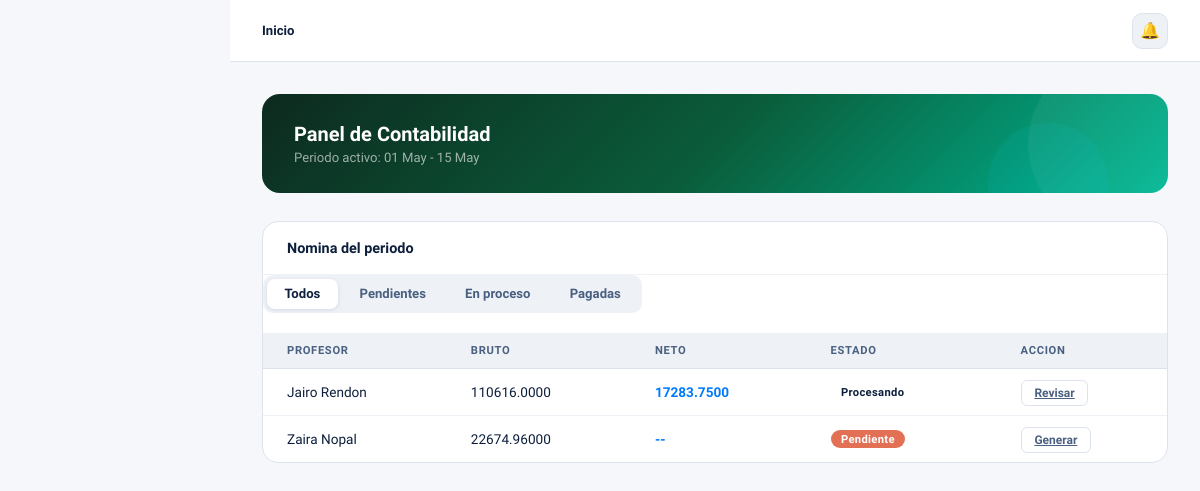
The page /contabilidad/ on the database its author committed.
### Contabilidad/models.py (models this page shows, shortened)
class Nomina(models.Model):
    ESTADOS = [
        ("pendiente", "Pendiente"),
        ("procesando", "Procesando"),
        ("pagada", "Pagada"),
    ]
    profesor = models.ForeignKey("Profesores.Profesor", on_delete=models.PROTECT)
    periodo = models.ForeignKey("Periodo", on_delete=models.PROTECT)
    total_bruto = models.DecimalField(max_digits=12, decimal_places=4)
    total_percepciones = models.DecimalField(max_digits=12, decimal_places=4)
    total_impuestos = models.DecimalField(max_digits=12, decimal_places=4)
    total_deducciones = models.DecimalField(max_digits=12, decimal_places=4)
    total_neto = models.DecimalField(max_digits=12, decimal_places=4)
    fecha_de_generacion = models.DateTimeField(auto_now_add=True)
    estado = models.CharField(max_length=20, choices=ESTADOS, default="procesando")

### Profesores/models.py (models this page shows, shortened)
class Profesor(models.Model):
    ESTADOS = [
        ("ACTIVO", "Activo"),
        ("SUSPENDIDO", "Suspendido"),
        ("BAJA_TEMPORAL", "Baja temporal"),
        ("BAJA_DEFINITIVA", "Baja definitiva"),
    ]
    usuario = models.OneToOneField("users.Usuario", on_delete=models.CASCADE)
    rfc = models.CharField(max_length=13, unique=True)
    curp = models.CharField(max_length=18, unique=True)
    telefono = models.CharField(max_length=10)
    direccion = models.TextField(max_length=100)
    fecha_ingreso = models.DateField()
    estado_laboral = models.CharField(max_length=20, choices=ESTADOS, default="ACTIVO")
    costo_por_hora = models.DecimalField(max_digits=12, decimal_places=4)
    tipo_contrato = models.CharField(max_length=25)
    departamentos = models.ManyToManyField("users.Departamento", related_name="profesores")
    planteles = models.ManyToManyField("core.Plantel", related_name="profesores")
    class Meta:
        indexes = [
            models.Index(fields=["estado_laboral"]),
            models.Index(fields=["fecha_ingreso"]),
        ]

### users/models.py (models this page shows, shortened)
class Usuario(AbstractBaseUser, PermissionsMixin):
    email = models.EmailField(max_length=254, unique=True)
    nombre = models.CharField(max_length=50, blank=False, null=False)
    apellido = models.CharField(max_length=50, blank=False, null=False)
    is_active = models.BooleanField(default=True)
    is_staff = models.BooleanField(default=False)
    date_joined = models.DateTimeField(default=timezone.now)
    last_login = models.DateTimeField(null=True, blank=True)
    rol_id = models.ForeignKey('Rol', on_delete=models.PROTECT, null=True, blank=True, related_name='users')
    objects = UsuarioManager()
    USERNAME_FIELD = "email"
    REQUIRED_FIELDS = ["nombre", "apellido"]
    def get_full_name(self):
        return f"{self.nombre} {self.apellido}"

### Contabilidad/views.py (the view)
# urls.py: path("", views.dashboard, name="contabilidad_dashboard"),
def dashboard(request, *args, **kwargs):
    periodo_actual = get_periodo_activo()
    nominas = []
    for nomina in get_nominas_periodo_activo():
        nomina.bruto = nomina.total_bruto
        nomina.neto = nomina.total_neto
        nominas.append(nomina)
    pendientes = get_profesores_sin_nomina()
    for profesor in pendientes:
        profesor.estado = "pendiente"
        profesor.bruto = calcular_pago_base(profesor.id)
        profesor.neto = None
        profesor.profesor = profesor.usuario.get_full_name()
        nominas.append(profesor)
    context = {
        "periodo_label": periodo_actual.display_label() if periodo_actual else None,
        "periodo_actual": periodo_actual,
        "periodos": get_todos_los_periodos(),
        "nominas": nominas,
        "pagos_pendientes": len(pendientes),
        "toast_message": kwargs.get("toast_message"),
        "toast_type": kwargs.get("toast_type"),
    }
    return render(request, "Contabilidad/dashboard.html", context)

### Contabilidad/models.py (called while the page is built)
    def display_label(self):
        return f"{self.fecha_inicio.strftime('%d %B')} - {self.fecha_fin.strftime('%d %B')}"

### Contabilidad/utils.py (called while the page is built)
def get_periodo_activo():
    try:
        return Periodo.objects.get(estado="ABIERTO")
    except Periodo.DoesNotExist:
        return None

def get_todos_los_periodos():
    return Periodo.objects.all().order_by("-fecha_inicio")

def get_profesores_activos():
    return Profesor.objects.filter(estado_laboral="ACTIVO")

def horas_de_clase(horario):
    inicio = datetime.combine(datetime.today(), horario.hora_inicio)
    fin = datetime.combine(datetime.today(), horario.hora_fin)
    return (fin - inicio).total_seconds() / 3600

def total_horas_periodo(profesor_id):
    periodo = get_periodo_activo()
    if periodo is None:
        return 0
    horarios = Horario.objects.filter(profesor_id=profesor_id, activo=True)
    total = 0
    fecha = periodo.fecha_inicio
    while fecha <= periodo.fecha_fin:
        dia = DIAS[fecha.weekday()]
        for h in horarios.filter(dia_semana=dia):
            total += horas_de_clase(h)
        fecha += timedelta(days=1)
    return round(total, 2)

def calcular_pago_base(profesor_id):
    horas = total_horas_periodo(profesor_id)
    profesor = Profesor.objects.get(id=profesor_id)
    return Decimal(str(horas)) * profesor.costo_por_hora

def get_nominas_periodo_activo():
    periodo = get_periodo_activo()
    if periodo is None:
        return Nomina.objects.none()
    return Nomina.objects.filter(periodo=periodo)

def get_profesores_sin_nomina():
    nominas = get_nominas_periodo_activo()
    con_nomina = set(n.profesor_id for n in nominas)
    return [p for p in get_profesores_activos() if p.id not in con_nomina]

### core/models.py (called while the page is built)
    def __str__(self):
        return self.nombre

### Contabilidad/templates/Contabilidad/dashboard.html (shortened to what this page needs)
{% extends "core/layout.html" %}
{% load static %}
{% block page_css %}
<link rel="stylesheet" href="{% static 'css/dashboard_base.css' %}">
<link rel="stylesheet" href="{% static 'css/dashboard_shared.css' %}">
<link rel="stylesheet" href="{% static 'css/dashboard_contabilidad.css' %}">
{% endblock %}
{% block topbar %}
<header class="topbar">
  <div class="topbar-left">
    <div class="breadcrumb"><strong id="breadcrumb-text">Inicio</strong></div>
  </div>
  <div class="topbar-actions">
    <div class="topbar-notif" title="Notificaciones">
      &#128276;
    </div>
  </div>
</header>
{% endblock %}
{% block content %}
<div class="page active" id="page-inicio">
  <div class="welcome-banner welcome-banner-conta">
    <div class="welcome-text">
      <h2>Panel de Contabilidad</h2>
      <p>{% if periodo_label %}Periodo activo: {{ periodo_label }}{% else %}Sin periodo de nomina activo{% endif %}</p>
    </div>
  </div>
  <div class="table-wrap">
    <div class="table-header">
      <h3>Nomina del periodo</h3>
    </div>
    <div class="tabs" id="nomina-tabs">
      <button class="tab-btn active" type="button" data-filter="todos" onclick="filterNomina('todos',this)">Todos</button>
      <button class="tab-btn" type="button" data-filter="pendiente" onclick="filterNomina('pendiente',this)">Pendientes</button>
      <button class="tab-btn" type="button" data-filter="procesando" onclick="filterNomina('procesando',this)">En proceso</button>
      <button class="tab-btn" type="button" data-filter="pagada" onclick="filterNomina('pagada',this)">Pagadas</button>
    </div>
    <table>
      <thead><tr><th>Profesor</th><th>Bruto</th><th>Neto</th><th>Estado</th><th>Accion</th></tr></thead>
      <tbody id="nomina-tbody">
        {% for nomina in nominas %}
          <tr data-status="{{ nomina.estado|default:'sin-estado' }}">
            <td>{%if nomina.estado == "pendiente" %} {{ nomina.profesor }}{% else %} {{ nomina.profesor.usuario.get_full_name }}{% endif %}</td>
            <td>{% firstof nomina.bruto "--" %}</td>
            <td class="amount-neu">{% firstof nomina.neto "--" %}</td>
            <td><span class="pill pill-{{ nomina.estado|default:'gray' }}">{{ nomina.estado|capfirst|default:"Sin estado" }}</span></td>
            <td>
              {% if nomina.estado == "pendiente" %}
                <a class="btn-outline btn-sm" href="{% url 'procesar_nomina' nomina.id %}">Generar</a>
              {% elif nomina.estado == "procesando" %}
                <a class="btn-outline btn-sm" href="{% url 'procesar_nomina' nomina.profesor.id %}">Revisar</a>
              {% else %}
                <span class="pill pill-gray">Sin accion</span>
              {% endif %}
            </td>
          </tr>
        {% empty %}
          <tr><td colspan="5" class="empty-cell">Sin registros de nomina para el periodo activo.</td></tr>
        {% endfor %}
      </tbody>
    </table>
  </div>
</div>
{% endblock %}

### core/static/css/dashboard_base.css (style rules this page uses)
*, *::before, *::after { margin:0; padding:0; box-sizing:border-box; }
:root { --bg: #f5f7fa; --white: #ffffff; --navy: #0d1f3c; --accent: #007BFF; --accent2: #00c6ff; --green: #00b894; --yellow: #fdcb6e; --red: #e17055; --gray-100: #eef1f6; --gray-200: #dde3ed; --gray-400: #8fa5be; --gray-600: #4a6080; --sidebar-w: 230px; }
body { font-family: 'Plus Jakarta Sans', sans-serif; background: var(--bg); color: var(--navy); display: flex; min-height: 100vh; }
.topbar { background: var(--white); border-bottom: 1px solid var(--gray-200); padding: 0 2rem; height: 62px; display: flex; align-items: center; justify-content: space-between; position: sticky; top:0; z-index:50; }
.topbar-left { display:flex; align-items:center; gap:0.75rem; }
.breadcrumb { font-size: 0.82rem; color: var(--gray-400); }
.breadcrumb strong { color: var(--navy); font-weight: 600; }
.page { display:none; animation: fadeUp 0.3s ease; }
.page.active { display:block; }
.welcome-banner { background: linear-gradient(135deg, var(--navy) 0%, #1a3a6e 50%, #0062cc 100%); border-radius: 18px; padding: 1.75rem 2rem; display: flex; align-items: center; justify-content: space-between; margin-bottom: 1.75rem; position: relative; overflow: hidden; }
.welcome-banner::before { content: ''; position: absolute; right: -40px; top: -40px; width: 180px; height: 180px; border-radius: 50%; background: rgba(255,255,255,0.05); }
.welcome-banner::after { content: ''; position: absolute; right: 60px; bottom: -50px; width: 120px; height: 120px; border-radius: 50%; background: rgba(0,198,255,0.08); }
.welcome-text h2 { font-size: 1.25rem; font-weight: 800; color: var(--white); margin-bottom: 0.25rem; }
.welcome-text p { font-size: 0.82rem; color: rgba(255,255,255,0.6); }
.table-wrap { background: var(--white); border-radius: 16px; border: 1px solid var(--gray-200); overflow: hidden; margin-bottom: 1.5rem; }
.table-header { display: flex; align-items: center; justify-content: space-between; padding: 1.1rem 1.5rem; border-bottom: 1px solid var(--gray-100); }
.table-header h3 { font-size: 0.9rem; font-weight: 700; }
.btn-outline { background: none; border: 1.5px solid var(--gray-200); color: var(--gray-600); border-radius: 8px; padding: 0.4rem 0.9rem; font-family: 'Plus Jakarta Sans', sans-serif; font-size: 0.78rem; font-weight: 600; cursor: pointer; transition: border-color 0.2s, color 0.2s; }
table { width: 100%; border-collapse: collapse; }
thead tr { background: var(--gray-100); }
th { text-align: left; padding: 0.7rem 1.5rem; font-size: 0.7rem; font-weight: 700; letter-spacing: 0.06em; text-transform: uppercase; color: var(--gray-600); border-bottom: 1px solid var(--gray-200); }
td { padding: 0.85rem 1.5rem; font-size: 0.85rem; color: var(--navy); border-bottom: 1px solid var(--gray-100); }
tr:last-child td { border-bottom: none; }
.pill { display: inline-block; padding: 0.18rem 0.65rem; border-radius: 999px; font-size: 0.7rem; font-weight: 700; letter-spacing: 0.03em; }
.btn-sm { padding: .3rem .8rem; font-size: .75rem; border-radius: 6px; }

### core/static/css/dashboard_shared.css (style rules this page uses)
.btn-sm { padding: .3rem .8rem; font-size: .75rem; border-radius: 6px; }

### core/static/css/dashboard_contabilidad.css (style rules this page uses)
.welcome-banner-conta { background: linear-gradient(135deg, #0d2a1f 0%, #0a5c3a 50%, #00b894 100%); }
.topbar-actions { display: flex; align-items: center; gap: .75rem; }
.pill-pendiente { background: #e17055; color: #fff }
.topbar-notif { position: relative; width: 36px; height: 36px; border-radius: 10px; background: var(--gray-100); border: 1.5px solid var(--gray-200); display: flex; align-items: center; justify-content: center; font-size: 1rem; cursor: pointer; transition: background .2s; }
.tabs { display: flex; gap: .25rem; background: var(--gray-100); border-radius: 10px; padding: .25rem; width: fit-content; margin-bottom: 1.25rem; }
.tab-btn { padding: .45rem 1.1rem; border-radius: 8px; font-family: 'Plus Jakarta Sans', sans-serif; font-size: .82rem; font-weight: 600; border: none; background: none; cursor: pointer; color: var(--gray-600); transition: background .2s, color .2s; }
.tab-btn.active { background: var(--white); color: var(--navy); box-shadow: 0 1px 4px rgba(13,31,60,.1); }
.amount-neu { color: var(--accent); font-weight: 700; }

### rows shown on the page
Nomina: profesor.usuario.get_full_name "Jairo Rendon", bruto "110616.0000", neto "17283.7500", estado "Procesando", shows "Revisar"
Profesor: profesor "Zaira Nopal", bruto "22674.96000", neto "--", estado "Pendiente", shows "Generar"

### other values the page prints
{{ periodo_label }} "01 May - 15 May"
